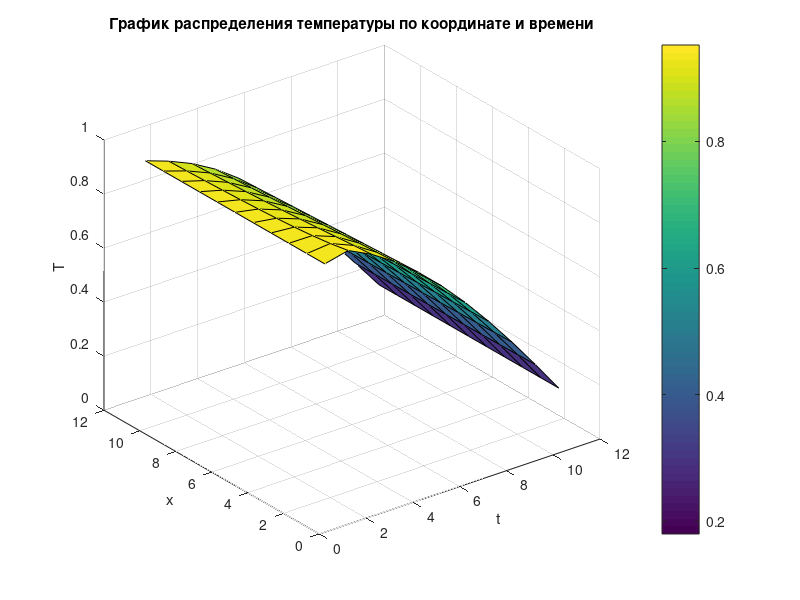
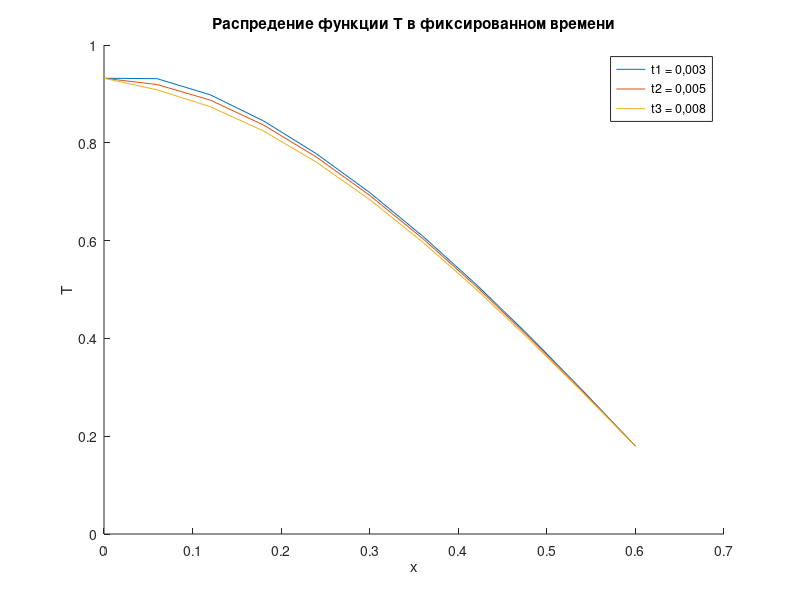

These figures' MATLAB source, in order:
dt = 0.001
dh = 0.06
x_0 = 0
x = 0.6
t_0 = 0
t = 0.01

X = [x_0:dh:x]
Time = [t_0:dt:t]
T = zeros(length(X),length(Time))

T_x_0 = cos(2*X+0.19)
T_t_0 = 0.932
T_t = 0.1798

T(1,:) = T_x_0
T(:,1) = T_t_0
T(:,length(Time)) = T_t

A = 1/(dh^2)
B = ((dh^2)+2*dt)/(dt*(dh^2))
C = 1/(dh^2)

D = zeros(11)
D(1,1) = 1
D(11,11) = 1
for i = 2:10
    D(i,i-1) = -A
    D(i,i) = B
    D(i,i+1) = -C
end

for k = 2:length(Time)

    F = zeros(11,1)
    F(1) = T_t_0
    F(11) = T_t
    for i = 2:10

        F(i) = T(k-1,i)/dt

end

  S = D^-1*F;
  for j = 1:11
    T(k, j) = S(j);
    end


end
T1 = T(3,1:length(Time))
T2 = T(5,1:length(Time))
T3 = T(8,1:length(Time))

figure
surf(T)
xlabel('t')
ylabel('x')
zlabel('T')
title("График распределения температуры по координате и времени")
colorbar

figure
hold on
plot(X, T1)
plot(X, T2)
plot(X, T3)
xlabel('x')
ylabel('T')
title("Распредение функции Т в фиксированном времени")
legend("t1 = 0,003","t2 = 0,005","t3 = 0,008")
